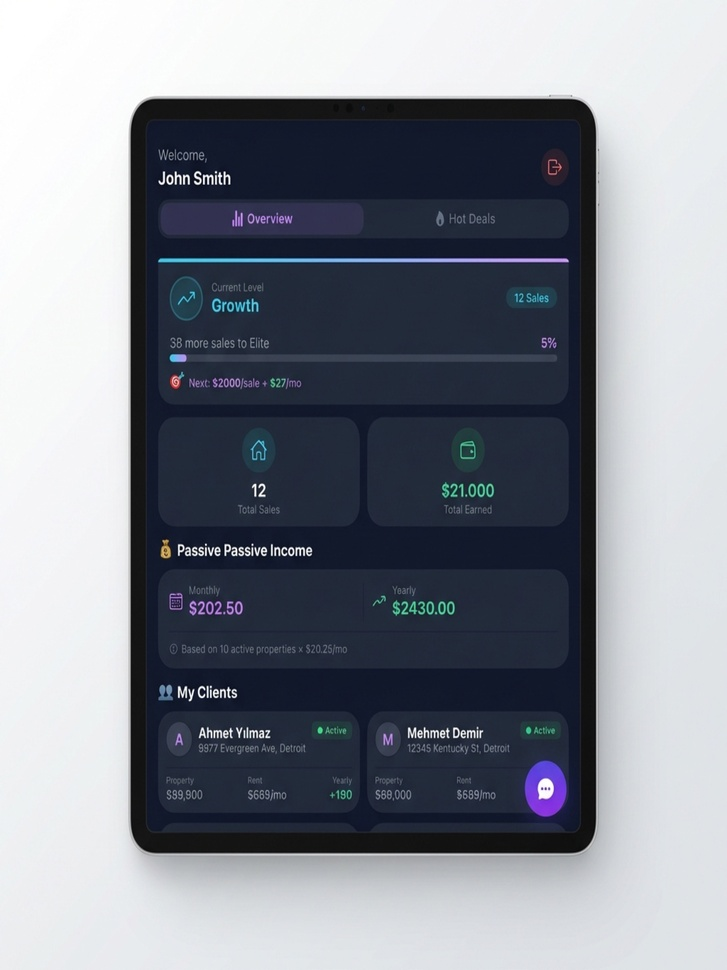
#> input picture ipad_mock_agent_1768571230779.jpg, 727 x 970 px, shrunk from 2048 x 2732 before the run
$ python recolor_logo.py ipad_mock_agent_1768571230779.jpg ipad_mock_dashboard_1768571128472.jpg
#> lines starting #> are read from the running program, lines starting #| are printed output that depends on the picture
from PIL import Image
import sys

def recolor_navy_to_white(input_path, output_path):
#> called with input_path = 'ipad_mock_agent_1768571230779.jpg', output_path = 'ipad_mock_dashboard_1768571128472.jpg'
    img = Image.open(input_path)
#> img is the input picture: PIL image 727x970 RGB; mean R, G, B 131.7, 136.2, 145.2
    img = img.convert("RGBA")
#> img: PIL image 727x970 RGBA
    datas = img.getdata()

    new_data = []
    for item in datas:
        # Check for dark navy color (approximate)
        # The 'Pasif' text is dark. 'flow' is bright cyan.
        # We want to change dark pixels to White (255, 255, 255)
        # Keeping Alpha channel intact if possible, or assuming solid text on transparent bg.

        r, g, b, a = item

        # Transparent pixels stay transparent
        if a == 0:
            new_data.append(item)
            continue

        # Heuristic for the dark navy color of "Pasif"
        # It is likely low R, low G, low-ish B.
        # Cyan is high G, high B.

        # If it's dark (Navy), make it White
        if r < 100 and g < 100 and b < 150:
            new_data.append((255, 255, 255, a))
        else:
            # Leave Cyan / other colors alone
            new_data.append(item)
#> this loop made 705190 passes
#> (item, r, g, b) on passes 1 to 3: ((255, 255, 255, 255), 255, 255, 255), ((254, 254, 254, 255), 254, 254, 254), ((254, 254, 254, 255), 254, 254, 254)
#> after the loop, new_data = 705190 items

    img.putdata(new_data)
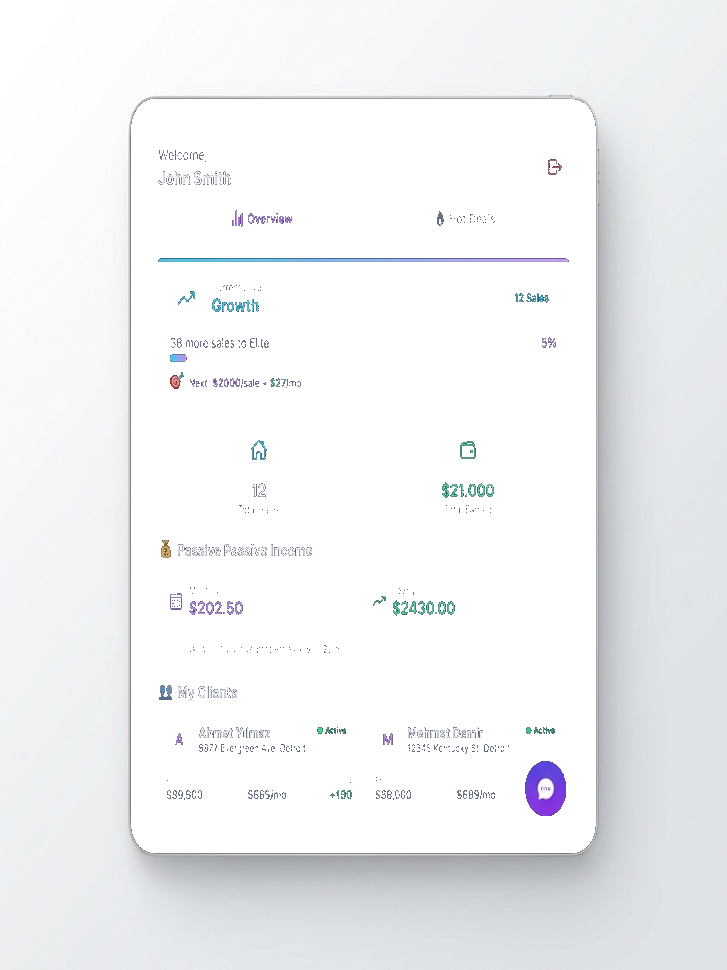
#> img: PIL image 727x970 RGBA; mean R, G, B, A 240.4, 241.7, 243.5, 255
    img.save(output_path, "PNG")

if __name__ == "__main__":
    if len(sys.argv) < 3:
        print("Usage: python recolor_logo.py <input> <output>")
    else:
        recolor_navy_to_white(sys.argv[1], sys.argv[2])

$ run again, on ipad_mock_properties_1768571160972.jpg
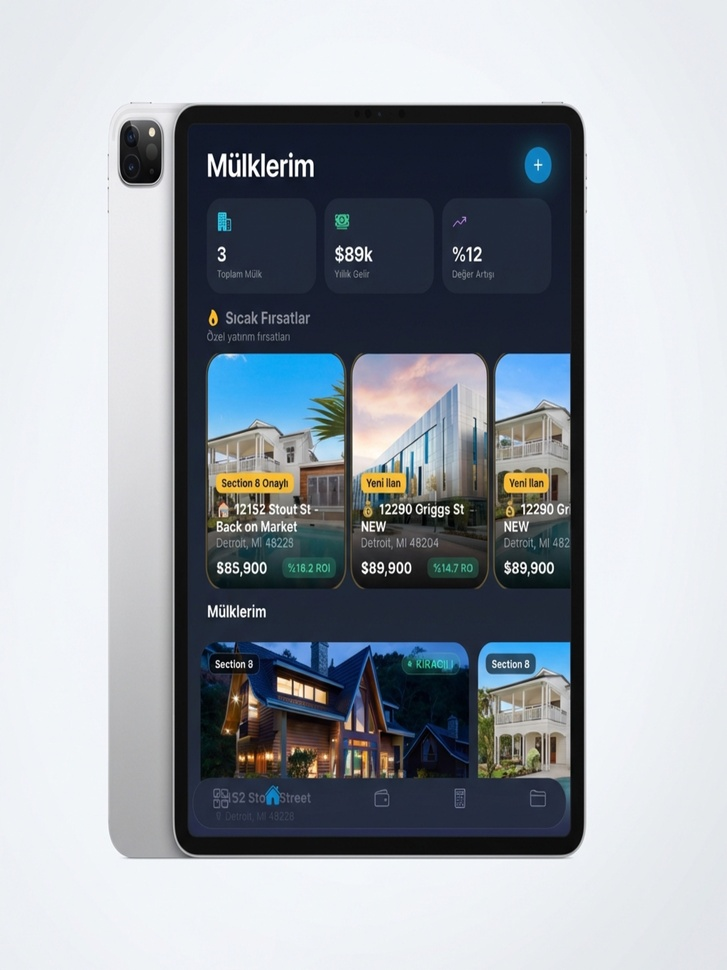
#> input picture ipad_mock_properties_1768571160972.jpg, 727 x 970 px, shrunk from 2048 x 2732 before the run
#> in recolor_navy_to_white, img is the input picture: PIL image 727x970 RGB; mean R, G, B 156.7, 162.4, 169.1
#> the loop in recolor_navy_to_white, `for item in datas: # Check for dark navy color (approximate) # The 'Pa..` made 705190 passes
#> (item, r, g, b) on passes 1 to 3: ((230, 234, 237, 255), 230, 234, 237), ((230, 234, 237, 255), 230, 234, 237), ((230, 234, 237, 255), 230, 234, 237)
#> after the loop in recolor_navy_to_white, `for item in datas:`: new_data = 705190 items
#> in recolor_navy_to_white, `img.putdata(new_data)`:
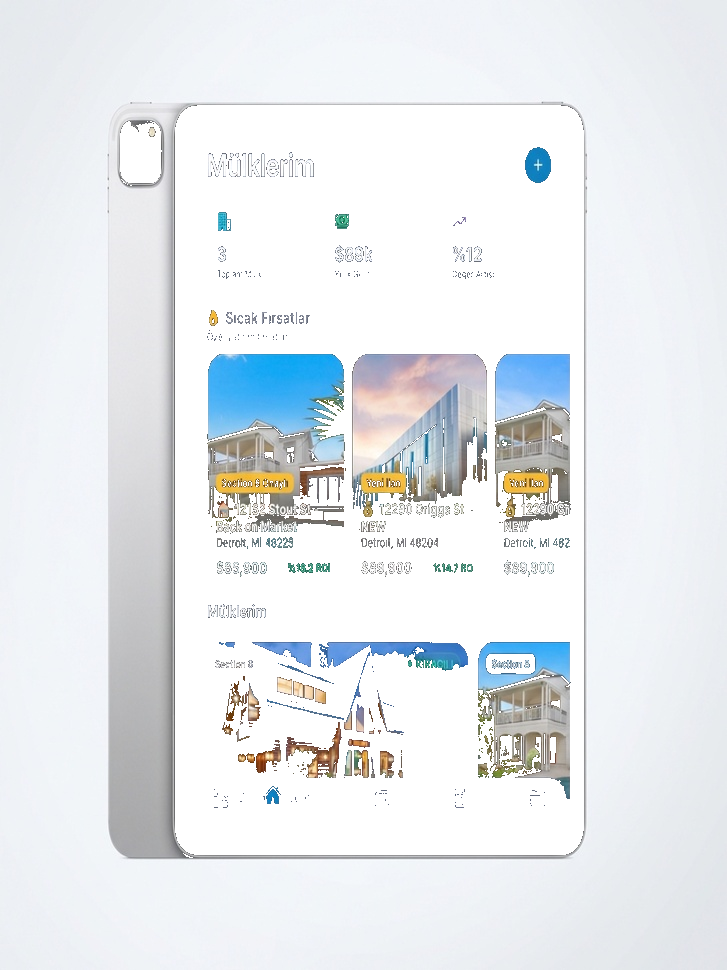
#> img: PIL image 727x970 RGBA; mean R, G, B, A 231, 234.6, 237.8, 255

$ run again, on ipad_mock_rent_1768571194113.jpg
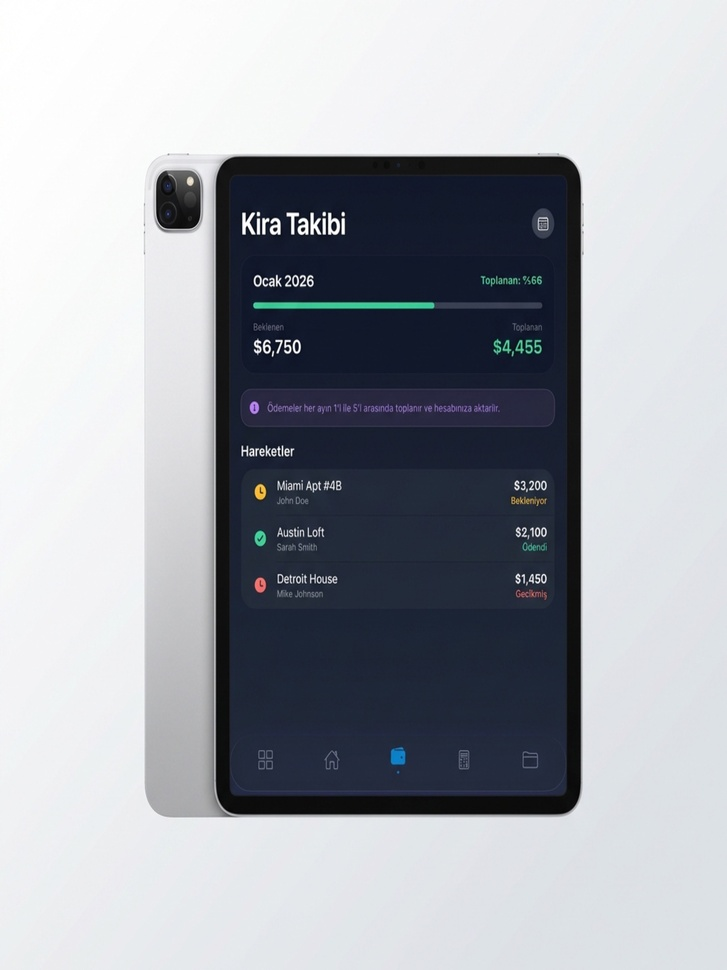
#> input picture ipad_mock_rent_1768571194113.jpg, 727 x 970 px, shrunk from 2048 x 2732 before the run
#> in recolor_navy_to_white, img is the input picture: PIL image 727x970 RGB; mean R, G, B 163.1, 166.6, 173.2
#> the loop in recolor_navy_to_white, `for item in datas: # Check for dark navy color (approximate) # The 'Pa..` made 705190 passes
#> (item, r, g, b) on passes 1 to 3: ((254, 254, 254, 255), 254, 254, 254), ((254, 254, 254, 255), 254, 254, 254), ((253, 253, 253, 255), 253, 253, 253)
#> after the loop in recolor_navy_to_white, `for item in datas:`: new_data = 705190 items
#> in recolor_navy_to_white, `img.putdata(new_data)`:
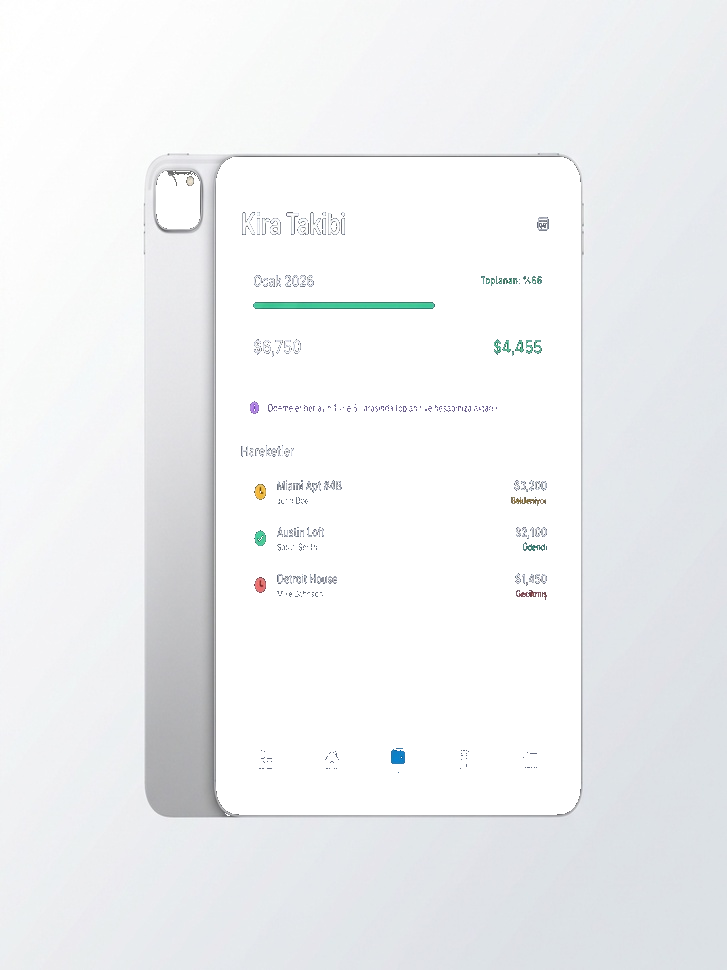
#> img: PIL image 727x970 RGBA; mean R, G, B, A 238.9, 240.5, 242.1, 255

$ run again, on ipad_mock_simulator_1768571178054.jpg
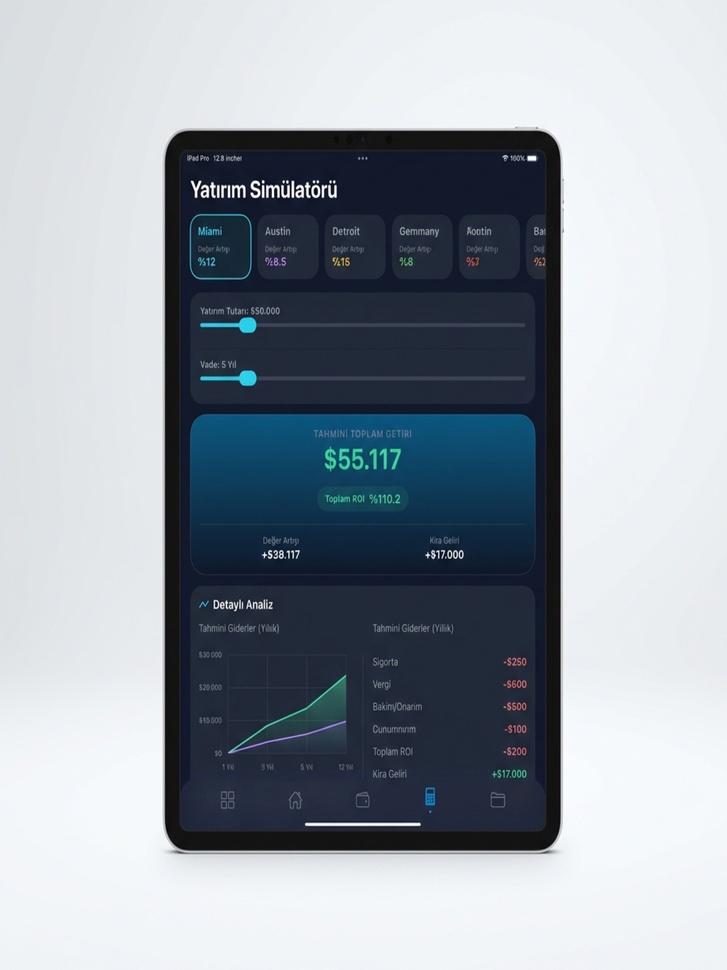
#> input picture ipad_mock_simulator_1768571178054.jpg, 727 x 970 px, shrunk from 2048 x 2732 before the run
#> in recolor_navy_to_white, img is the input picture: PIL image 727x970 RGB; mean R, G, B 151.7, 159.5, 168.4
#> the loop in recolor_navy_to_white, `for item in datas: # Check for dark navy color (approximate) # The 'Pa..` made 705190 passes
#> (item, r, g, b) on passes 1 to 3: ((217, 222, 226, 255), 217, 222, 226), ((216, 221, 225, 255), 216, 221, 225), ((216, 221, 225, 255), 216, 221, 225)
#> after the loop in recolor_navy_to_white, `for item in datas:`: new_data = 705190 items
#> in recolor_navy_to_white, `img.putdata(new_data)`:
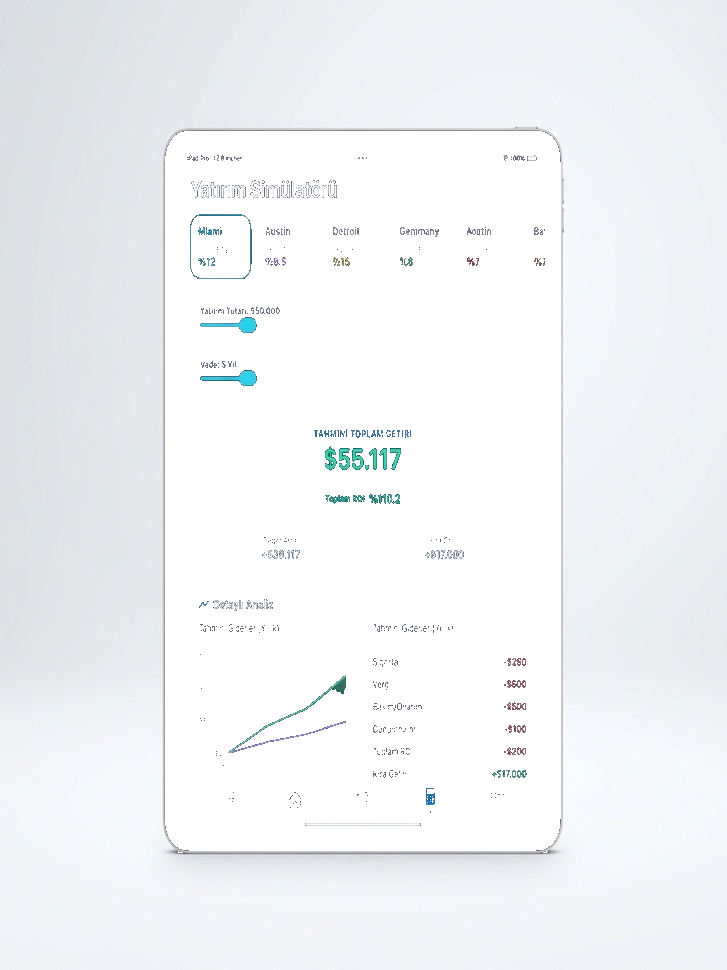
#> img: PIL image 727x970 RGBA; mean R, G, B, A 241.2, 243.7, 246.1, 255
